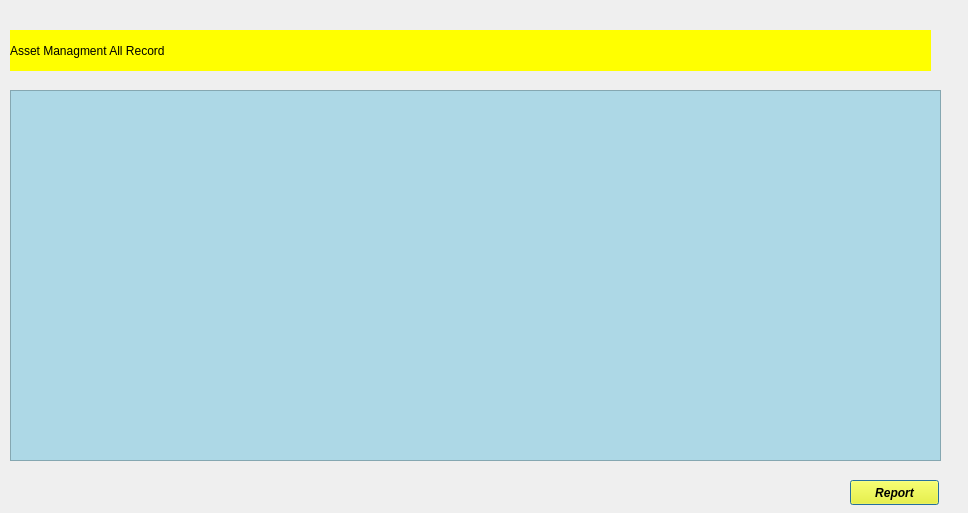
<?xml version="1.0" encoding="UTF-8"?>
<ui version="4.0">
 <class>AssetRecord</class>
 <widget class="QDialog" name="AssetRecord">
  <property name="geometry">
   <rect>
    <x>0</x>
    <y>0</y>
    <width>968</width>
    <height>513</height>
   </rect>
  </property>
  <property name="windowTitle">
   <string>Dialog</string>
  </property>
  <widget class="QPushButton" name="pushButton">
   <property name="geometry">
    <rect>
     <x>850</x>
     <y>480</y>
     <width>89</width>
     <height>25</height>
    </rect>
   </property>
   <property name="font">
    <font>
     <italic>true</italic>
     <bold>true</bold>
    </font>
   </property>
   <property name="styleSheet">
    <string notr="true">background-color:yellow;</string>
   </property>
   <property name="text">
    <string>Report</string>
   </property>
  </widget>
  <widget class="QTableView" name="tableView">
   <property name="geometry">
    <rect>
     <x>10</x>
     <y>90</y>
     <width>931</width>
     <height>371</height>
    </rect>
   </property>
   <property name="styleSheet">
    <string notr="true">background-color:lightblue;</string>
   </property>
  </widget>
  <widget class="QLabel" name="label">
   <property name="geometry">
    <rect>
     <x>10</x>
     <y>30</y>
     <width>921</width>
     <height>41</height>
    </rect>
   </property>
   <property name="styleSheet">
    <string notr="true">font: 700 italic 14pt &quot;Segoe UI&quot;;
background-color:yellow;</string>
   </property>
   <property name="text">
    <string>Asset Managment All Record</string>
   </property>
  </widget>
 </widget>
 <resources/>
 <connections/>
</ui>
